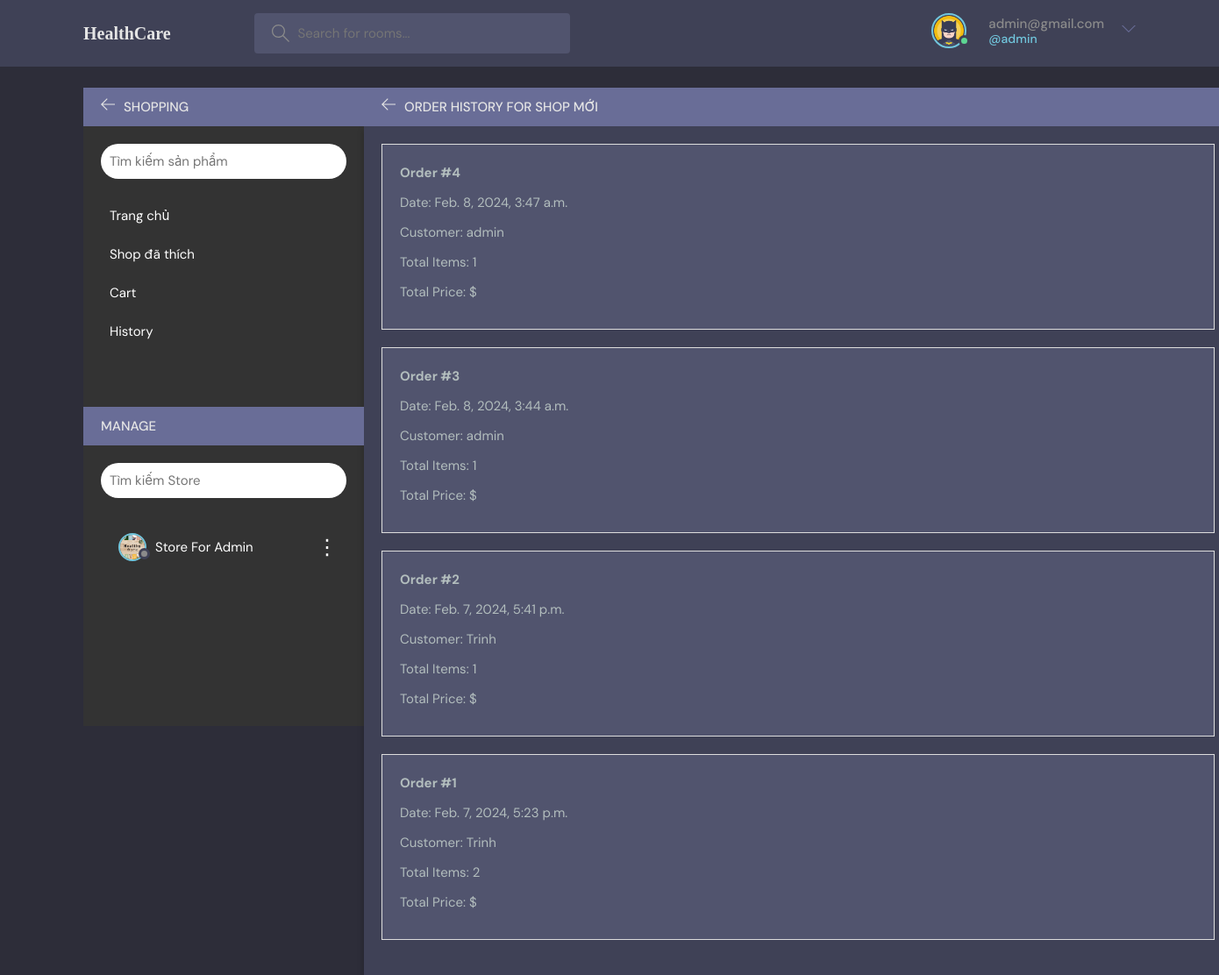
Page /store/1/order-history/ (signed in) on the committed database.
### base/models.py (models this page shows, shortened)
class User(AbstractUser):
    name = models.CharField(max_length = 200, null = True)
    email =models.EmailField(unique = True,null =True)
    bio = models.TextField(null = True)
    avatar = models.ImageField(default='defaut1.png',null=True)
    USERNAME_FIELD ='email'
    REQUIRED_FIELDS = []

class Store(models.Model):
    owner = models.ForeignKey(User, on_delete=models.CASCADE, related_name='stores')
    img = models.ImageField(default='storebanner.webp',null=True)
    name = models.CharField(max_length=255)
    liker = models.ManyToManyField(User,related_name='liker',blank=True)
    description = models.TextField()

class Order(models.Model):
    user = models.ForeignKey(User, on_delete=models.CASCADE)
    store = models.ForeignKey(Store, on_delete=models.CASCADE, related_name='orders',null=True)
    order_date = models.DateTimeField(auto_now_add=True)
    address = models.TextField( null=True)  # Assuming a simple text field for the address
    full_name = models.CharField(max_length=255,null=True)  # To store the full name of the user placing the order
    phone_number = models.CharField(max_length=20,null=True)

### base/views.py (the view)
# urls.py: path('store/<int:store_id>/order-history/', views.store_order_history, name='store_order_history'),
@login_required
def store_order_history(request, store_id):
    stores = Store.objects.filter(owner=request.user)
    store = get_object_or_404(Store, id=store_id)
    orders = Order.objects.filter(store=store).order_by('-order_date')
    return render(request, 'base/store_order_history.html', {'store': store, 'orders': orders ,'stores':stores})

### base/templates/base/store_order_history.html (shortened to what this page needs)
{%extends 'main.html'%}
{% block content%}
<main class="layout layout--3">
  <div class="container">
    {% include 'base/store_action_detail.html'%}
    <div class="EventList">
        {%include 'base/store_history_compo.html'%}
    </div>
  </div>
</main>
{%endblock%}

### templates/navbar.html (shortened to what this page needs)
{%load static%}
<header class="header header--loggedIn">
    <div class="container">
        <a href="{% url 'home' %}" class="header__logo">
            <h1 style="font-family: cursive">HealthCare</h1>
        </a>
        <form class="header__search" method="GET" action="{%url 'home'%}">
            <label style="padding: 1.3rem 1rem;">
                <input name="q" placeholder="Search for rooms..." />
            </label>
        </form>
        <nav class="header__menu">
            {%if request.user.is_authenticated%}
            <div class="header__user">
                <a href="{% url 'profile' request.user.id %}">
                    <div class="avatar avatar--medium active">
                        <img src="{{ request.user.avatar.url }}" />
                    </div>
                    <p>{{request.user}} <span>@{{request.user.username}}</span></p>
                </a>
                <button class="dropdown-button">
                    <svg version="1.1" xmlns="http://www.w3.org/2000/svg" width="32" height="32" viewBox="0 0 32 32">
                        <title>chevron-down</title>
                        <path d="M16 21l-13-13h-3l16 16 16-16h-3l-13 13z"></path>
                    </svg>
                </button>
            </div>
            {%else%}
            <a href="{% url 'login' %}">
                <img src="{% static 'images/avatar.svg'%}" alt="">
                <p>Login</p>
            </a>
            {%endif%}
        </nav>
    </div>
</header>

### base/templates/base/store_action_detail.html (shortened to what this page needs)
<div class="topics">
    <div class="room__top">
        <div class="room__topLeft">
            <a href="{% url 'shop' %}">
                <svg version="1.1" xmlns="http://www.w3.org/2000/svg" width="32" height="32" viewBox="0 0 32 32">
                  <title>arrow-left</title>
                  <path
                    d="M13.723 2.286l-13.723 13.714 13.719 13.714 1.616-1.611-10.96-10.96h27.625v-2.286h-27.625l10.965-10.965-1.616-1.607z">
                  </path>
                </svg>
              </a>
            <h3>Shopping</h3>
        </div>
    </div>
    <div class="sidebar">
        <form action="{%url 'shop'%}" method="GET">
            <div class="search">
                <input type="search" name="q" placeholder="Tìm kiếm sản phẩm">
            </div>
        </form>
        {%if request.user == store.owner%}
        <div class="menu">
            <a href=" {%url 'store_detail' store.id%}" class="menu-item ">Trang chủ</a>
            <a href="{%url 'store_products' store.id%}" class="menu-item ">Product Manage</a>
            <a href="{%url 'store_order_history' store.id%}" class="menu-item ">Manage bill</a>
        </div>
        {%else%}
        <div class="menu">
            <a href="{%url 'shop'%}" class="menu-item ">Trang chủ</a>
            <a href="" class="menu-item ">Shop đã thích</a>
            <a href="{%url 'cart_detail'%}" class="menu-item ">Cart</a>
            <a href="{%url 'order_history'%}" class="menu-item">History</a>
        </div>
        {%endif%}
    </div>
    <div class="topics">
        <div class="room__top">
            <div class="room__topLeft">
                <h3>Manage</h3>
            </div>
        </div>
        <div class="sidebar">
            <form action="{%url 'shop'%}" method="GET">
                <div class="search">
                    <input type="search" name="q" placeholder="Tìm kiếm Store">
                </div>
            </form>
            <div class="menu">
                {%for s in stores%}
                <div class="menu-item ">
                    <a href="{%url 'store_detail' s.id%}">
                        <div class="avatar avatar--small">
                            <img src="{{s.img.url}}" alt="cc" />
                        </div>
                        {{s.name}}
                    </a>
                    <div class="dropdown-toggle" id="dropdownMenuButton">
                        <span>⋮</span>
                      </div>
                </div>
                {%endfor%}
            </div>
        </div>
    </div>
</div>

### base/templates/base/store_history_compo.html (shortened to what this page needs)
<div class="topics">
    <div class="room__top">
        <div class="room__topLeft">
            <a href="{% url 'shop' %}">
                <svg version="1.1" xmlns="http://www.w3.org/2000/svg" width="32" height="32" viewBox="0 0 32 32">
                  <title>arrow-left</title>
                  <path
                    d="M13.723 2.286l-13.723 13.714 13.719 13.714 1.616-1.611-10.96-10.96h27.625v-2.286h-27.625l10.965-10.965-1.616-1.607z">
                  </path>
                </svg>
              </a>
            <h3>Order history for {{store.name}}</h3>
        </div>
    </div>
<div class="order-history">
  <ul class="order-list">
      {%for order in orders%}
      <a href="" style="text-decoration:none; color: #b2bdbd;"><li class="order">
          <div class="order-details">
            <h3>Order #{{ order.id }}</h3>
            <p>Date: {{ order.order_date }}</p>
            <p>Customer: {{ order.user.name }}</p>
            <p>Total Items: {{ order.orderdetail_set.count }}</p>
            <p>Total Price: ${{ order.get_total_price }}</p>
          </div>
      </li>
  </a>
      {%endfor%}
  </ul>
</div>

### static/styles/style.css (style rules this page uses)
:root { --color-main: #71c6dd; --color-main-light: #e1f6fb; --color-dark: #3f4156; --color-dark-medium: #51546e; --color-dark-light: #696d97; --color-light: #e5e5e5; --color-gray: #8b8b8b; --color-light-gray: #b2bdbd; --color-bg: #2d2d39; --color-success: #5dd693; --color-error: #fc4b0b; }
* { font-family: "DM Sans", -apple-system, BlinkMacSystemFont, "Segoe UI", Roboto, Oxygen, Ubuntu, Cantarell, "Open Sans", "Helvetica Neue", sans-serif; margin: 0; padding: 0; box-sizing: border-box; text-rendering: optimizeLegibility; font-size: inherit; }
html { font-size: 56.25%; }
@media only screen and (min-width: 1200px) { html { font-size: 62.5%; } }
body { line-height: 1.6; font-weight: 400; font-size: 1.5rem; color: var(--color-light-gray); background-color: var(--color-bg); min-height: 100vh; }
img { width: 100%; }
a { display: inline-block; color: var(--color-main); text-decoration: none; }
.container { max-width: 120rem; width: 90%; margin: auto; }
.avatar { position: relative; display: inline-block; border-radius: 50%; border: 2px solid var(--color-main); }
.avatar img { display: block; border-radius: 50%; object-fit: cover; object-position: center; }
.avatar::after { content: ""; display: block; position: absolute; background-color: var(--color-gray); z-index: 111; border-radius: 50%; border: 0.3rem solid var(--color-dark); }
.avatar.active::after { background-color: var(--color-success); }
.avatar.avatar--small img { width: 2.8rem; height: 2.8rem; }
.avatar.avatar--small:after { width: 0.7rem; height: 0.7rem; bottom: 0px; right: -6px; }
.avatar.avatar--medium img { width: 3.6rem; height: 3.6rem; border-radius: 50%; }
.avatar.avatar--medium:after { width: 0.7rem; height: 0.7rem; bottom: 0px; right: -6px; }
.header { padding: 1.5rem; background-color: var(--color-dark); }
.header > .container { display: flex; gap: 9.5rem; }
.header__logo, .header__user { display: flex; gap: 2rem; align-items: center; }
.header__logo > h1 { font-weight: 700; font-size: 2rem; color: var(--color-light); }
.header__search > label { background-color: var(--color-dark-medium); padding: 1.3rem 1rem; display: flex; align-items: center; gap: 1rem; border-radius: 4px; }
.header__search svg { fill: var(--color-gray); width: 2rem; height: 2rem; margin-left: 1rem; }
.header__search input { width: 30rem; background: transparent; border: none; outline: none; color: var(--color-light); }
.header__menu { margin-left: auto; position: relative; }
.header__menu a { display: flex; gap: 1.5rem; align-items: center; font-weight: 500; text-decoration: none; color: var(--color-gray); }
.header__menu img { height: 3.6rem; }
.header__menu p { line-height: 1.2; }
.header__menu span { color: var(--color-main); font-weight: 500; font-size: 1.4rem; display: block; }
.header__menu svg { width: 1.6rem; height: 1.6rem; fill: var(--color-dark-light); }
.dropdown-button { background: transparent; border: 0; outline: 0; cursor: pointer; }
.layout { margin-top: 2.4rem; }
.layout > .container { display: flex; justify-content: space-between; align-items: flex-start; }
.layout--3 > .container > div:nth-child(2) { flex-basis: 50%; }
.layout--3 > .container > div:last-child { flex-basis: 25%; }
.room__top, .participants__top { background: var(--color-dark-light); display: flex; justify-content: space-between; align-items: center; padding: 1rem 2rem; position: relative; }
.room__top svg, .thread__top svg { width: 1.6rem; height: 1.6rem; fill: var(--color-light); cursor: pointer; }
.room__topLeft { display: flex; align-items: flex-end; gap: 1rem; }
.room__topLeft h3, .participants__top { text-transform: uppercase; font-weight: 500; color: var(--color-light); }
.room__topLeft svg { width: 1.6rem; height: 1.6rem; fill: var(--color-light); }

### base/templates/base/store_history_compo.html (style rules this page uses)
.order-history { width: 1000px; margin: 0 auto; background-color: #3f4156; padding: 20px; box-shadow: 0 4px 8px rgba(0, 0, 0, 0.2); }
h1 { font-size: 24px; margin: 0; }
.order-list { list-style-type: none; padding: 0; }
.order { width: 950px; border: 1px solid #ddd; margin-bottom: 20px; padding: 20px; background-color: #51546e; }
.order-details { margin: 0; }
.order-details p { margin: 10px 0; }

### rows in the picture
User: user.avatar (picture), user "admin@gmail.com", user.username "admin"
Store: img (picture), name "Store For Admin"
Store: name "SHOP MỚI"
Order: id "4", order_date "Feb. 8, 2024, 3:47 a.m.", user.name "admin", orderdetail_set.count "1"
Order: id "3", order_date "Feb. 8, 2024, 3:44 a.m.", user.name "admin", orderdetail_set.count "1"
Order: id "2", order_date "Feb. 7, 2024, 5:41 p.m.", user.name "Trinh", orderdetail_set.count "1"
Order: id "1", order_date "Feb. 7, 2024, 5:23 p.m.", user.name "Trinh", orderdetail_set.count "2"
